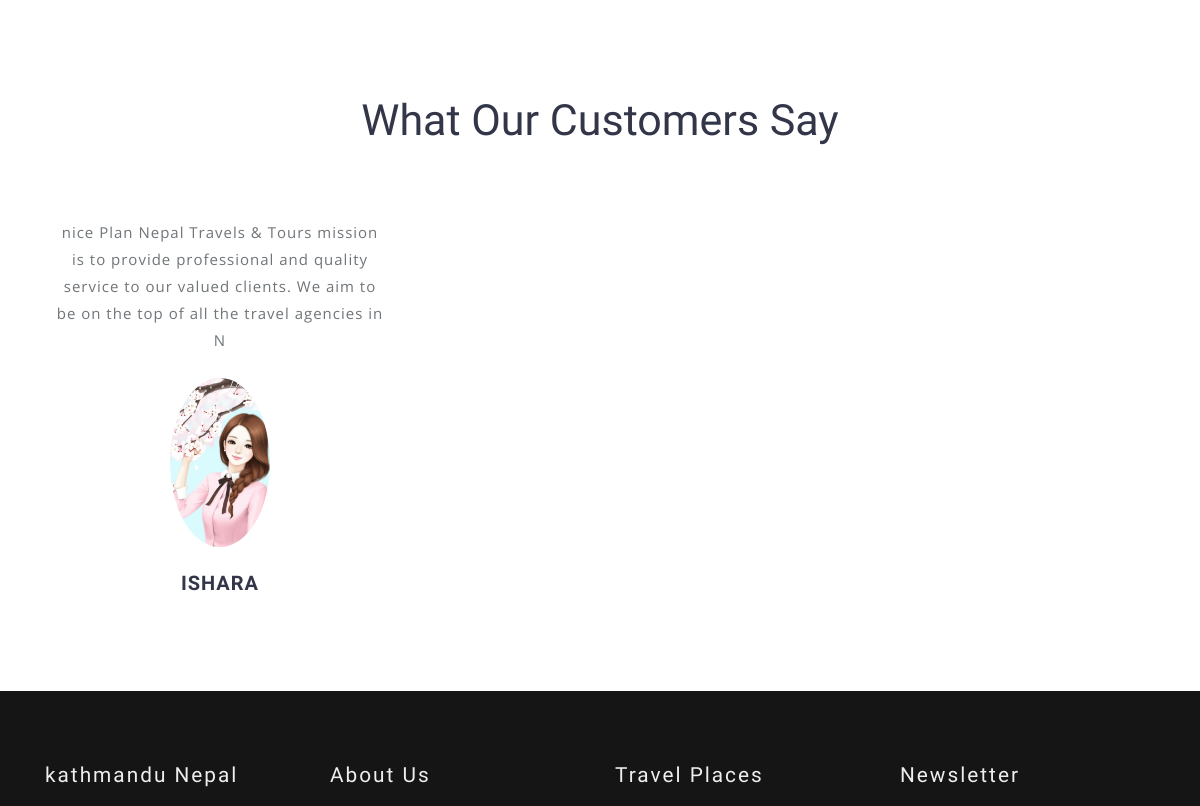
Page /about/ (middle part) on the earlier database version.
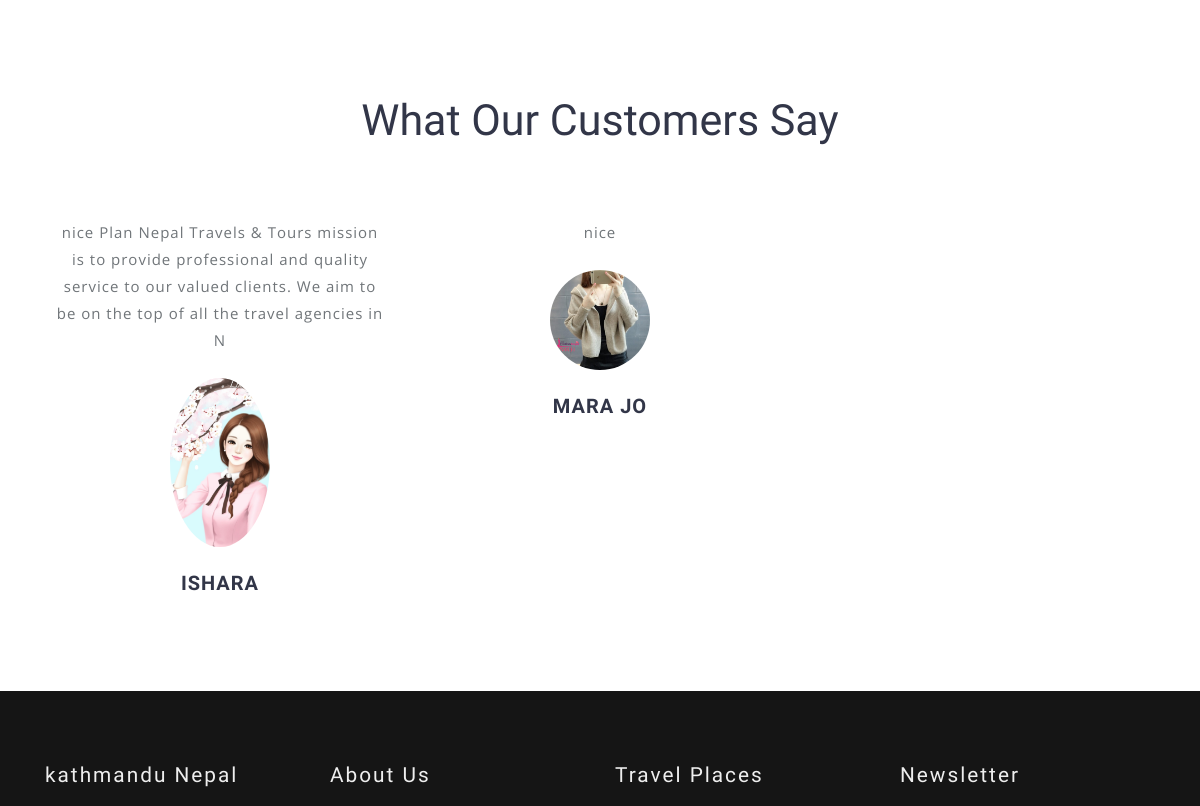
Same page on the later database version.
### tourandtravelapp/models.py (models this page shows, shortened)
class TimeStamp(models.Model):
    created_at = models.DateTimeField(auto_now_add=True)
    updated_at = models.DateTimeField(auto_now=True, null=True, blank=True)
    active = models.BooleanField(default=True)
    class Meta:
        abstract = True

class Testimonial(TimeStamp):
    name = models.CharField(max_length=200)
    photo = models.ImageField(upload_to="photo")
    sayings = models.TextField()
    profession = models.CharField(max_length=200)

### tourandtravelapp/views.py (the view)
# urls.py: path('about/', AboutView.as_view(), name='about'),
class AboutView(BaseMixin, TemplateView):
    template_name = "clienttemplate/about.html"
    def get_context_data(self, **kwargs):
        context = super().get_context_data(**kwargs)
        context['alltestimonial'] = Testimonial.objects.all()
        return context

### tourandtravelapp/views.py (called while the page is built)
    def get_context_data(self, **kwargs):
        context = super().get_context_data(**kwargs)
        context["subsform"] = SubscriberForm
        context["organization"] = Organization.objects.first()
        context['allpackages'] = ServicePackage.objects.all()
        context['alldestination'] = Service.objects.all()
        return context

### templates/clienttemplate/about.html (shortened to what this page needs)
{% extends "clienttemplate/base.html" %}
{% load static %}
{% block content %}
<section class="testimonials py-5" id="testi">
	<div class="container py-lg-5 py-md-3">
			<h3 class="heading text-capitalize text-center mb-lg-5 mb-4"> What Our Customers Say</h3>
		<div class="row pt-xl-4">
				{% for test in alltestimonial %}
			<div class="col-md-4 test-grid px-lg-4 my-md-0 my-5">
				<div class="testi-info text-center">
					<p class="text-li">{{test.sayings}}</p>
					<div class="test-img text-center mt-4 ">
						<img src="{{test.photo.url}}" class="img-fluid" alt="user-image" width="100">
					</div>
					<h3 class="mt-md-4 mt-3">{{test.name}}</h3>
				</div>
			</div>
				{% endfor %}
		</div>
	</div>
</section>
{% endblock %}

Differences in the rows shown:
added Testimonial: sayings "nice", photo (picture), name "MARA JO"
